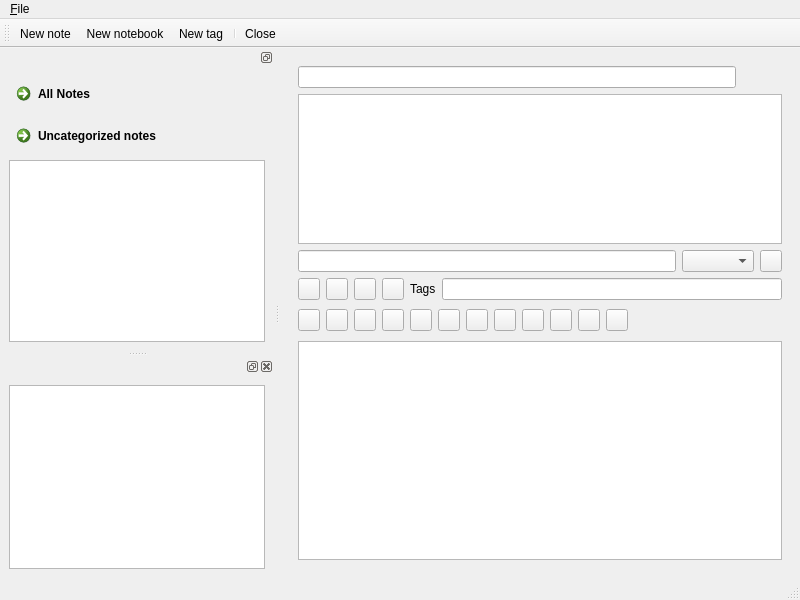
<?xml version="1.0" encoding="UTF-8"?>
<ui version="4.0">
 <class>Notebook</class>
 <widget class="QMainWindow" name="Notebook">
  <property name="geometry">
   <rect>
    <x>0</x>
    <y>0</y>
    <width>800</width>
    <height>600</height>
   </rect>
  </property>
  <property name="minimumSize">
   <size>
    <width>800</width>
    <height>600</height>
   </size>
  </property>
  <property name="windowTitle">
   <string>pyNotes</string>
  </property>
  <property name="windowIcon">
   <iconset resource="../icons/icons.qrc">
    <normaloff>:/icons/gnome-main-menu.svg</normaloff>:/icons/gnome-main-menu.svg</iconset>
  </property>
  <widget class="QWidget" name="centralwidget">
   <layout class="QGridLayout" name="gridLayout">
    <item row="0" column="0">
     <widget class="QWidget" name="widget" native="true">
      <property name="minimumSize">
       <size>
        <width>300</width>
        <height>300</height>
       </size>
      </property>
      <layout class="QVBoxLayout" name="verticalLayout_3">
       <item>
        <layout class="QHBoxLayout" name="horizontalLayout">
         <item>
          <widget class="QLineEdit" name="searchField"/>
         </item>
         <item>
          <widget class="QPushButton" name="searchButton">
           <property name="text">
            <string/>
           </property>
           <property name="icon">
            <iconset resource="../icons/icons.qrc">
             <normaloff>:/icons/zoom.png</normaloff>:/icons/zoom.png</iconset>
           </property>
           <property name="iconSize">
            <size>
             <width>22</width>
             <height>22</height>
            </size>
           </property>
           <property name="flat">
            <bool>true</bool>
           </property>
          </widget>
         </item>
        </layout>
       </item>
       <item>
        <widget class="QTreeView" name="notes">
         <property name="minimumSize">
          <size>
           <width>0</width>
           <height>120</height>
          </size>
         </property>
         <property name="maximumSize">
          <size>
           <width>16777215</width>
           <height>150</height>
          </size>
         </property>
         <property name="editTriggers">
          <set>QAbstractItemView::NoEditTriggers</set>
         </property>
         <property name="rootIsDecorated">
          <bool>false</bool>
         </property>
         <property name="itemsExpandable">
          <bool>false</bool>
         </property>
         <property name="sortingEnabled">
          <bool>false</bool>
         </property>
         <property name="expandsOnDoubleClick">
          <bool>false</bool>
         </property>
         <attribute name="headerVisible">
          <bool>true</bool>
         </attribute>
        </widget>
       </item>
       <item>
        <layout class="QHBoxLayout" name="horizontalLayout_3">
         <item>
          <widget class="QLineEdit" name="titleEdit"/>
         </item>
         <item>
          <widget class="QComboBox" name="notebooksBox"/>
         </item>
         <item>
          <widget class="QPushButton" name="removeNoteFromNotebookButton">
           <property name="maximumSize">
            <size>
             <width>22</width>
             <height>22</height>
            </size>
           </property>
           <property name="text">
            <string/>
           </property>
           <property name="icon">
            <iconset resource="../icons/icons.qrc">
             <normaloff>:/icons/cross.png</normaloff>:/icons/cross.png</iconset>
           </property>
          </widget>
         </item>
        </layout>
       </item>
       <item>
        <layout class="QGridLayout" name="gridLayout_3">
         <item row="0" column="1">
          <widget class="QPushButton" name="exportToPdfButton">
           <property name="maximumSize">
            <size>
             <width>22</width>
             <height>22</height>
            </size>
           </property>
           <property name="text">
            <string/>
           </property>
           <property name="icon">
            <iconset resource="../icons/icons.qrc">
             <normaloff>:/icons/page_white_acrobat.png</normaloff>:/icons/page_white_acrobat.png</iconset>
           </property>
           <property name="iconSize">
            <size>
             <width>24</width>
             <height>24</height>
            </size>
           </property>
          </widget>
         </item>
         <item row="0" column="3">
          <widget class="QPushButton" name="exportToPlainTextButton">
           <property name="maximumSize">
            <size>
             <width>22</width>
             <height>22</height>
            </size>
           </property>
           <property name="text">
            <string/>
           </property>
           <property name="icon">
            <iconset resource="../icons/icons.qrc">
             <normaloff>:/icons/page_white_add.png</normaloff>:/icons/page_white_add.png</iconset>
           </property>
           <property name="iconSize">
            <size>
             <width>24</width>
             <height>24</height>
            </size>
           </property>
          </widget>
         </item>
         <item row="0" column="4">
          <widget class="QPushButton" name="exportToHtmlButton">
           <property name="maximumSize">
            <size>
             <width>22</width>
             <height>22</height>
            </size>
           </property>
           <property name="text">
            <string/>
           </property>
           <property name="icon">
            <iconset resource="../icons/icons.qrc">
             <normaloff>:/icons/page_world.png</normaloff>:/icons/page_world.png</iconset>
           </property>
           <property name="iconSize">
            <size>
             <width>24</width>
             <height>24</height>
            </size>
           </property>
          </widget>
         </item>
         <item row="0" column="5">
          <widget class="QPushButton" name="snippetButton">
           <property name="maximumSize">
            <size>
             <width>22</width>
             <height>22</height>
            </size>
           </property>
           <property name="text">
            <string/>
           </property>
           <property name="icon">
            <iconset resource="../icons/icons.qrc">
             <normaloff>:/icons/page_white_code_red.png</normaloff>:/icons/page_white_code_red.png</iconset>
           </property>
          </widget>
         </item>
         <item row="0" column="6">
          <widget class="QLabel" name="label">
           <property name="text">
            <string>Tags</string>
           </property>
          </widget>
         </item>
         <item row="0" column="7">
          <widget class="QLineEdit" name="notesTags"/>
         </item>
        </layout>
       </item>
       <item>
        <layout class="QHBoxLayout" name="horizontalLayout_4">
         <item>
          <layout class="QGridLayout" name="gridLayout_2">
           <item row="0" column="0">
            <widget class="QPushButton" name="undoButton">
             <property name="minimumSize">
              <size>
               <width>22</width>
               <height>22</height>
              </size>
             </property>
             <property name="maximumSize">
              <size>
               <width>22</width>
               <height>22</height>
              </size>
             </property>
             <property name="text">
              <string/>
             </property>
             <property name="icon">
              <iconset resource="../icons/icons.qrc">
               <normaloff>:/icons/arrow_undo.png</normaloff>:/icons/arrow_undo.png</iconset>
             </property>
            </widget>
           </item>
           <item row="0" column="1">
            <widget class="QPushButton" name="redoButton">
             <property name="minimumSize">
              <size>
               <width>22</width>
               <height>22</height>
              </size>
             </property>
             <property name="maximumSize">
              <size>
               <width>22</width>
               <height>22</height>
              </size>
             </property>
             <property name="text">
              <string/>
             </property>
             <property name="icon">
              <iconset resource="../icons/icons.qrc">
               <normaloff>:/icons/arrow_redo.png</normaloff>:/icons/arrow_redo.png</iconset>
             </property>
            </widget>
           </item>
           <item row="0" column="2">
            <widget class="QPushButton" name="pasteButton">
             <property name="minimumSize">
              <size>
               <width>22</width>
               <height>22</height>
              </size>
             </property>
             <property name="maximumSize">
              <size>
               <width>22</width>
               <height>22</height>
              </size>
             </property>
             <property name="text">
              <string/>
             </property>
             <property name="icon">
              <iconset resource="../icons/icons.qrc">
               <normaloff>:/icons/paste_plain.png</normaloff>:/icons/paste_plain.png</iconset>
             </property>
            </widget>
           </item>
           <item row="0" column="3">
            <widget class="QPushButton" name="cutButton">
             <property name="minimumSize">
              <size>
               <width>22</width>
               <height>22</height>
              </size>
             </property>
             <property name="maximumSize">
              <size>
               <width>22</width>
               <height>22</height>
              </size>
             </property>
             <property name="text">
              <string/>
             </property>
             <property name="icon">
              <iconset resource="../icons/icons.qrc">
               <normaloff>:/icons/cut.png</normaloff>:/icons/cut.png</iconset>
             </property>
            </widget>
           </item>
           <item row="0" column="4">
            <widget class="QPushButton" name="boldButton">
             <property name="sizePolicy">
              <sizepolicy hsizetype="Preferred" vsizetype="Preferred">
               <horstretch>0</horstretch>
               <verstretch>0</verstretch>
              </sizepolicy>
             </property>
             <property name="minimumSize">
              <size>
               <width>22</width>
               <height>22</height>
              </size>
             </property>
             <property name="maximumSize">
              <size>
               <width>22</width>
               <height>22</height>
              </size>
             </property>
             <property name="text">
              <string/>
             </property>
             <property name="icon">
              <iconset resource="../icons/icons.qrc">
               <normaloff>:/icons/text_bold.png</normaloff>:/icons/text_bold.png</iconset>
             </property>
             <property name="checkable">
              <bool>true</bool>
             </property>
             <property name="autoDefault">
              <bool>false</bool>
             </property>
             <property name="default">
              <bool>false</bool>
             </property>
             <property name="flat">
              <bool>false</bool>
             </property>
            </widget>
           </item>
           <item row="0" column="5">
            <widget class="QPushButton" name="italicButton">
             <property name="sizePolicy">
              <sizepolicy hsizetype="Preferred" vsizetype="Preferred">
               <horstretch>0</horstretch>
               <verstretch>0</verstretch>
              </sizepolicy>
             </property>
             <property name="minimumSize">
              <size>
               <width>22</width>
               <height>22</height>
              </size>
             </property>
             <property name="maximumSize">
              <size>
               <width>22</width>
               <height>22</height>
              </size>
             </property>
             <property name="text">
              <string/>
             </property>
             <property name="icon">
              <iconset resource="../icons/icons.qrc">
               <normaloff>:/icons/text_italic.png</normaloff>:/icons/text_italic.png</iconset>
             </property>
             <property name="checkable">
              <bool>true</bool>
             </property>
             <property name="autoDefault">
              <bool>false</bool>
             </property>
             <property name="default">
              <bool>false</bool>
             </property>
             <property name="flat">
              <bool>false</bool>
             </property>
            </widget>
           </item>
           <item row="0" column="6">
            <widget class="QPushButton" name="underlineButton">
             <property name="sizePolicy">
              <sizepolicy hsizetype="Preferred" vsizetype="Preferred">
               <horstretch>0</horstretch>
               <verstretch>0</verstretch>
              </sizepolicy>
             </property>
             <property name="minimumSize">
              <size>
               <width>22</width>
               <height>22</height>
              </size>
             </property>
             <property name="maximumSize">
              <size>
               <width>22</width>
               <height>22</height>
              </size>
             </property>
             <property name="text">
              <string/>
             </property>
             <property name="icon">
              <iconset resource="../icons/icons.qrc">
               <normaloff>:/icons/text_underline.png</normaloff>:/icons/text_underline.png</iconset>
             </property>
             <property name="checkable">
              <bool>true</bool>
             </property>
             <property name="autoDefault">
              <bool>false</bool>
             </property>
             <property name="default">
              <bool>false</bool>
             </property>
             <property name="flat">
              <bool>false</bool>
             </property>
            </widget>
           </item>
           <item row="0" column="7">
            <widget class="QPushButton" name="alignleftButton">
             <property name="sizePolicy">
              <sizepolicy hsizetype="Preferred" vsizetype="Preferred">
               <horstretch>0</horstretch>
               <verstretch>0</verstretch>
              </sizepolicy>
             </property>
             <property name="minimumSize">
              <size>
               <width>22</width>
               <height>22</height>
              </size>
             </property>
             <property name="maximumSize">
              <size>
               <width>22</width>
               <height>22</height>
              </size>
             </property>
             <property name="text">
              <string/>
             </property>
             <property name="icon">
              <iconset resource="../icons/icons.qrc">
               <normaloff>:/icons/text_align_left.png</normaloff>:/icons/text_align_left.png</iconset>
             </property>
             <property name="checkable">
              <bool>true</bool>
             </property>
             <property name="autoDefault">
              <bool>false</bool>
             </property>
             <property name="default">
              <bool>false</bool>
             </property>
             <property name="flat">
              <bool>false</bool>
             </property>
            </widget>
           </item>
           <item row="0" column="8">
            <widget class="QPushButton" name="centerButton">
             <property name="sizePolicy">
              <sizepolicy hsizetype="Preferred" vsizetype="Preferred">
               <horstretch>0</horstretch>
               <verstretch>0</verstretch>
              </sizepolicy>
             </property>
             <property name="minimumSize">
              <size>
               <width>22</width>
               <height>22</height>
              </size>
             </property>
             <property name="maximumSize">
              <size>
               <width>22</width>
               <height>22</height>
              </size>
             </property>
             <property name="text">
              <string/>
             </property>
             <property name="icon">
              <iconset resource="../icons/icons.qrc">
               <normaloff>:/icons/text_align_center.png</normaloff>:/icons/text_align_center.png</iconset>
             </property>
             <property name="checkable">
              <bool>true</bool>
             </property>
             <property name="autoDefault">
              <bool>false</bool>
             </property>
             <property name="default">
              <bool>false</bool>
             </property>
             <property name="flat">
              <bool>false</bool>
             </property>
            </widget>
           </item>
           <item row="0" column="9">
            <widget class="QPushButton" name="alignrightButton">
             <property name="sizePolicy">
              <sizepolicy hsizetype="Preferred" vsizetype="Preferred">
               <horstretch>0</horstretch>
               <verstretch>0</verstretch>
              </sizepolicy>
             </property>
             <property name="minimumSize">
              <size>
               <width>22</width>
               <height>22</height>
              </size>
             </property>
             <property name="maximumSize">
              <size>
               <width>22</width>
               <height>22</height>
              </size>
             </property>
             <property name="text">
              <string/>
             </property>
             <property name="icon">
              <iconset resource="../icons/icons.qrc">
               <normaloff>:/icons/text_align_right.png</normaloff>:/icons/text_align_right.png</iconset>
             </property>
             <property name="checkable">
              <bool>true</bool>
             </property>
             <property name="autoDefault">
              <bool>false</bool>
             </property>
             <property name="default">
              <bool>false</bool>
             </property>
             <property name="flat">
              <bool>false</bool>
             </property>
            </widget>
           </item>
           <item row="0" column="10">
            <widget class="QPushButton" name="justifyButton">
             <property name="sizePolicy">
              <sizepolicy hsizetype="Preferred" vsizetype="Preferred">
               <horstretch>0</horstretch>
               <verstretch>0</verstretch>
              </sizepolicy>
             </property>
             <property name="minimumSize">
              <size>
               <width>22</width>
               <height>22</height>
              </size>
             </property>
             <property name="maximumSize">
              <size>
               <width>22</width>
               <height>22</height>
              </size>
             </property>
             <property name="text">
              <string/>
             </property>
             <property name="icon">
              <iconset resource="../icons/icons.qrc">
               <normaloff>:/icons/text_align_justify.png</normaloff>:/icons/text_align_justify.png</iconset>
             </property>
             <property name="checkable">
              <bool>true</bool>
             </property>
             <property name="autoDefault">
              <bool>false</bool>
             </property>
             <property name="default">
              <bool>false</bool>
             </property>
             <property name="flat">
              <bool>false</bool>
             </property>
            </widget>
           </item>
           <item row="0" column="11">
            <widget class="QPushButton" name="bulletListButton">
             <property name="sizePolicy">
              <sizepolicy hsizetype="Preferred" vsizetype="Preferred">
               <horstretch>0</horstretch>
               <verstretch>0</verstretch>
              </sizepolicy>
             </property>
             <property name="minimumSize">
              <size>
               <width>22</width>
               <height>22</height>
              </size>
             </property>
             <property name="maximumSize">
              <size>
               <width>22</width>
               <height>22</height>
              </size>
             </property>
             <property name="text">
              <string/>
             </property>
             <property name="icon">
              <iconset resource="../icons/icons.qrc">
               <normaloff>:/icons/list_bullets.png</normaloff>:/icons/list_bullets.png</iconset>
             </property>
             <property name="checkable">
              <bool>true</bool>
             </property>
             <property name="autoDefault">
              <bool>false</bool>
             </property>
             <property name="default">
              <bool>false</bool>
             </property>
             <property name="flat">
              <bool>false</bool>
             </property>
            </widget>
           </item>
          </layout>
         </item>
         <item>
          <spacer name="horizontalSpacer_2">
           <property name="orientation">
            <enum>Qt::Horizontal</enum>
           </property>
           <property name="sizeHint" stdset="0">
            <size>
             <width>171</width>
             <height>29</height>
            </size>
           </property>
          </spacer>
         </item>
        </layout>
       </item>
       <item>
        <layout class="QVBoxLayout" name="tabsLayout"/>
       </item>
       <item>
        <widget class="QTextEdit" name="notesTextEdit"/>
       </item>
      </layout>
     </widget>
    </item>
   </layout>
  </widget>
  <widget class="QMenuBar" name="menubar">
   <property name="geometry">
    <rect>
     <x>0</x>
     <y>0</y>
     <width>800</width>
     <height>24</height>
    </rect>
   </property>
   <widget class="QMenu" name="menuFile">
    <property name="title">
     <string>&amp;File</string>
    </property>
    <addaction name="action_new_note"/>
    <addaction name="action_new_notebook"/>
    <addaction name="actionNew_tag"/>
    <addaction name="separator"/>
    <addaction name="separator"/>
    <addaction name="action_close"/>
   </widget>
   <addaction name="menuFile"/>
  </widget>
  <widget class="QStatusBar" name="statusbar"/>
  <widget class="QDockWidget" name="dockWidget">
   <property name="minimumSize">
    <size>
     <width>209</width>
     <height>217</height>
    </size>
   </property>
   <property name="features">
    <set>QDockWidget::DockWidgetFloatable</set>
   </property>
   <property name="allowedAreas">
    <set>Qt::LeftDockWidgetArea</set>
   </property>
   <attribute name="dockWidgetArea">
    <number>1</number>
   </attribute>
   <widget class="QWidget" name="notebooksContents">
    <layout class="QGridLayout" name="gridLayout_5">
     <item row="0" column="0">
      <widget class="QCommandLinkButton" name="all_notes">
       <property name="text">
        <string>All Notes</string>
       </property>
       <property name="icon">
        <iconset resource="../icons/icons.qrc">
         <normaloff>:/icons/folder.png</normaloff>:/icons/folder.png</iconset>
       </property>
      </widget>
     </item>
     <item row="1" column="0">
      <widget class="QCommandLinkButton" name="uncategorized_notes">
       <property name="text">
        <string>Uncategorized notes</string>
       </property>
       <property name="icon">
        <iconset resource="../icons/icons.qrc">
         <normaloff>:/icons/folder_page.png</normaloff>:/icons/folder_page.png</iconset>
       </property>
      </widget>
     </item>
     <item row="2" column="0">
      <widget class="QListView" name="notebooks"/>
     </item>
    </layout>
   </widget>
  </widget>
  <widget class="QToolBar" name="toolBar">
   <property name="windowTitle">
    <string>toolBar</string>
   </property>
   <attribute name="toolBarArea">
    <enum>TopToolBarArea</enum>
   </attribute>
   <attribute name="toolBarBreak">
    <bool>false</bool>
   </attribute>
   <addaction name="action_new_note"/>
   <addaction name="action_new_notebook"/>
   <addaction name="actionNew_tag"/>
   <addaction name="separator"/>
   <addaction name="action_close"/>
  </widget>
  <widget class="QDockWidget" name="dockWidget_2">
   <attribute name="dockWidgetArea">
    <number>1</number>
   </attribute>
   <widget class="QWidget" name="dockWidgetContents">
    <layout class="QGridLayout" name="gridLayout_6">
     <item row="0" column="0">
      <widget class="QListView" name="tags"/>
     </item>
    </layout>
   </widget>
  </widget>
  <action name="action_new_note">
   <property name="icon">
    <iconset resource="../icons/icons.qrc">
     <normaloff>:/icons/page_white_add.png</normaloff>:/icons/page_white_add.png</iconset>
   </property>
   <property name="text">
    <string>New note</string>
   </property>
   <property name="shortcut">
    <string>Ctrl+N</string>
   </property>
   <property name="iconVisibleInMenu">
    <bool>true</bool>
   </property>
  </action>
  <action name="action_new_notebook">
   <property name="icon">
    <iconset resource="../icons/icons.qrc">
     <normaloff>:/icons/book_add.png</normaloff>:/icons/book_add.png</iconset>
   </property>
   <property name="text">
    <string>New notebook</string>
   </property>
   <property name="shortcut">
    <string>Ctrl+B</string>
   </property>
   <property name="iconVisibleInMenu">
    <bool>true</bool>
   </property>
  </action>
  <action name="action_close">
   <property name="checkable">
    <bool>false</bool>
   </property>
   <property name="icon">
    <iconset resource="../icons/icons.qrc">
     <normaloff>:/icons/door_out.png</normaloff>:/icons/door_out.png</iconset>
   </property>
   <property name="text">
    <string>Close</string>
   </property>
   <property name="shortcut">
    <string>Ctrl+Q</string>
   </property>
   <property name="iconVisibleInMenu">
    <bool>true</bool>
   </property>
  </action>
  <action name="actionNew_tag">
   <property name="icon">
    <iconset resource="../icons/icons.qrc">
     <normaloff>:/icons/tag_blue_add.png</normaloff>:/icons/tag_blue_add.png</iconset>
   </property>
   <property name="text">
    <string>New tag</string>
   </property>
   <property name="shortcut">
    <string>Ctrl+T</string>
   </property>
   <property name="iconVisibleInMenu">
    <bool>true</bool>
   </property>
  </action>
 </widget>
 <resources>
  <include location="../icons/icons.qrc"/>
 </resources>
 <connections/>
</ui>
